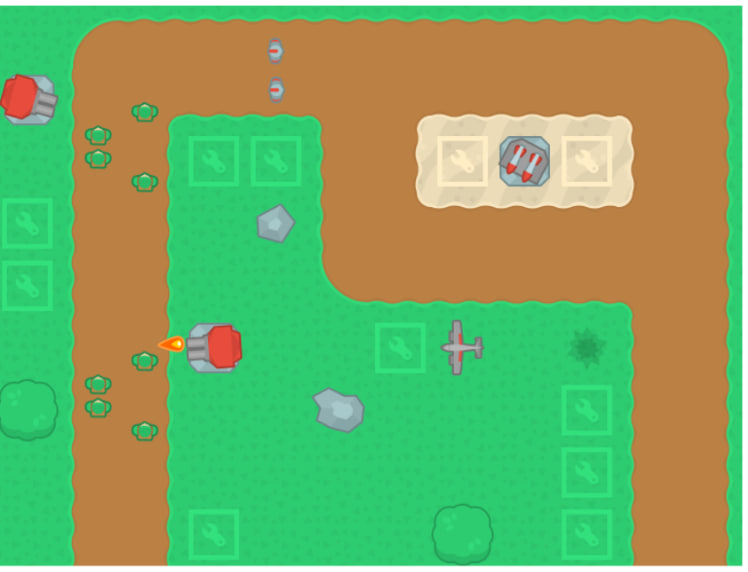
#> input picture kenney_tower-defense-top-down/smaple.jpg, 748 x 572 px, found by its file name
$ python improved_analysis.py
#> lines starting #> are read from the running program, lines starting #| are printed output that depends on the picture
import os
import numpy as np
from PIL import Image
import json

base_path = r"C:\Users\nikim\OneDrive\Desktop\proj4\kenney_tower-defense-top-down\PNG\Default size"
sample_path = r"C:\Users\nikim\OneDrive\Desktop\proj4\kenney_tower-defense-top-down\smaple.jpg"
output_path = r"C:\Users\nikim\OneDrive\Desktop\proj4\kenney_tower-defense-top-down\Sample_new.png"

# The sample image appears to be 748x572, which is approximately 11.7 x 8.9 tiles
# Let's use a different tile size that fits better
TILE_SIZE = 68  # 748/11 = 68

def load_all_tiles():
    """Load all tiles and create a dictionary"""
    tiles = {}
    for i in range(300):
        tile_path = os.path.join(base_path, f'towerDefense_tile{i:03d}.png')
        if os.path.exists(tile_path):
            tile = Image.open(tile_path).convert('RGBA')
            tile = tile.resize((TILE_SIZE, TILE_SIZE), Image.Resampling.LANCZOS)
            tiles[i] = np.array(tile)
    return tiles

def extract_tile_from_image(image, x, y, tile_size):
    """Extract a single tile from an image at grid position x, y"""
    left = x * tile_size
    top = y * tile_size
    right = min(left + tile_size, image.width)
    bottom = min(top + tile_size, image.height)

    tile = image.crop((left, top, right, bottom))

    # Pad if necessary
    if tile.width < tile_size or tile.height < tile_size:
        padded = Image.new('RGBA', (tile_size, tile_size), (0, 0, 0, 0))
        padded.paste(tile, (0, 0))
        tile = padded

    return np.array(tile.convert('RGBA'))

def calculate_similarity(tile1, tile2):
    """Calculate similarity between two tiles"""
    if tile1 is None or tile2 is None:
        return 0

    if tile1.shape != tile2.shape:
        return 0

    # Focus on RGB channels, ignore alpha for now
    diff = np.abs(tile1[:,:,:3].astype(float) - tile2[:,:,:3].astype(float))
    mse = np.mean(diff)

    # Convert to similarity
    similarity = np.exp(-mse / 50)  # Adjust scaling factor
    return similarity

def find_best_matching_tile(sample_tile, all_tiles):
    """Find the best matching tile from our tile set"""
    best_match = None
    best_similarity = 0

    for tile_num, tile_array in all_tiles.items():
        similarity = calculate_similarity(sample_tile, tile_array)
        if similarity > best_similarity:
            best_similarity = similarity
            best_match = tile_num

    return best_match, best_similarity

def analyze_and_recreate():
    """Analyze sample and create exact recreation"""
    print("Loading sample image...")
    sample = Image.open(sample_path)
#> sample is the input picture: PIL image 748x572 RGB; mean R, G, B 122.2, 171.5, 100.7
    print(f"Sample size: {sample.size}")
#| Sample size: (748, 572)

    print("Loading all tiles...")
    all_tiles = load_all_tiles()
    print(f"Loaded {len(all_tiles)} tiles")

    # Use 11x8 grid (most likely based on sample)
    grid_width = 11
    grid_height = 8
    actual_tile_w = sample.width / grid_width  # ~68
#> actual_tile_w = 68
    actual_tile_h = sample.height / grid_height  # ~71.5
#> actual_tile_h = 71.5

    print(f"Grid: {grid_width}x{grid_height}")
    print(f"Actual tile size: {actual_tile_w:.1f}x{actual_tile_h:.1f}")
#| Actual tile size: 68.0x71.5

    # Create output image
    output = Image.new('RGBA', (grid_width * 64, grid_height * 64), (76, 209, 55, 255))
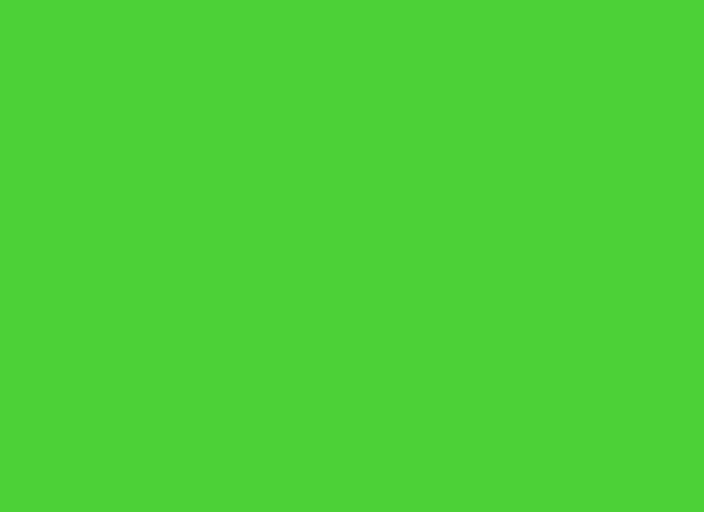
#> output: PIL image 704x512 RGBA; mean R, G, B, A 76, 209, 55, 255

    # Process each tile
    tile_map = []

    for y in range(grid_height):
        row = []
        for x in range(grid_width):
            # Extract from sample using actual tile dimensions
            left = int(x * actual_tile_w)
#> left = 0
            top = int(y * actual_tile_h)
#> top = 0
            right = min(int((x + 1) * actual_tile_w), sample.width)
#> right = 68
            bottom = min(int((y + 1) * actual_tile_h), sample.height)
#> bottom = 71

            tile_sample = sample.crop((left, top, right, bottom))
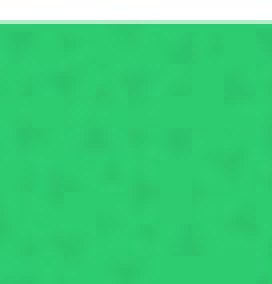
#> tile_sample: PIL image 68x71 RGB (shown 4 times larger); mean R, G, B 61.6, 206.6, 122.8
            tile_sample = tile_sample.resize((TILE_SIZE, TILE_SIZE), Image.Resampling.LANCZOS)
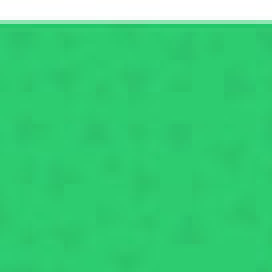
#> tile_sample: PIL image 68x68 RGB (shown 4 times larger); mean R, G, B 61.6, 206.6, 122.8
            sample_array = np.array(tile_sample.convert('RGBA'))

            best_tile, similarity = find_best_matching_tile(sample_array, all_tiles)
#> after the loop in find_best_matching_tile, `for tile_num, tile_array in all_tiles.items():`: best_similarity = 0
#> similarity = 0

            if best_tile is not None:
                # Place the best matching tile
                tile_path = os.path.join(base_path, f'towerDefense_tile{best_tile:03d}.png')
                if os.path.exists(tile_path):
                    tile_img = Image.open(tile_path).convert('RGBA')
                    tile_img = tile_img.resize((64, 64), Image.Resampling.LANCZOS)
                    output.paste(tile_img, (x * 64, y * 64), tile_img)

                    print(f"({x:2},{y}): Tile {best_tile:03d} [{similarity:.2f}]", end="  ")
                    if x == grid_width - 1:
                        print()  # New line at end of row

            row.append({'tile': best_tile, 'sim': round(similarity, 2)})
        tile_map.append(row)

    return output, tile_map

def calculate_overall_similarity(original_path, recreation_path):
    """Calculate overall similarity between two images"""
    orig = Image.open(original_path)
    rec = Image.open(recreation_path)

    # Resize recreation to match original
    rec = rec.resize(orig.size, Image.Resampling.LANCZOS)

    orig_array = np.array(orig.convert('RGB'))
    rec_array = np.array(rec.convert('RGB'))

    # Calculate pixel-wise similarity
    diff = np.abs(orig_array.astype(float) - rec_array.astype(float))
    mse = np.mean(diff)

    similarity = (1 - mse / 255) * 100

    return similarity

if __name__ == "__main__":
    print("=== Creating Tile-Perfect Recreation ===\n")

    recreation, tile_map = analyze_and_recreate()
#> tile_map = 8 items
    recreation.save(output_path)
    print(f"\nSaved to: {output_path}")

    # Calculate similarity
    similarity = calculate_overall_similarity(sample_path, output_path)
#> in calculate_overall_similarity, `rec = rec.resize(orig.size, Image.Resampling.LANCZOS)`:
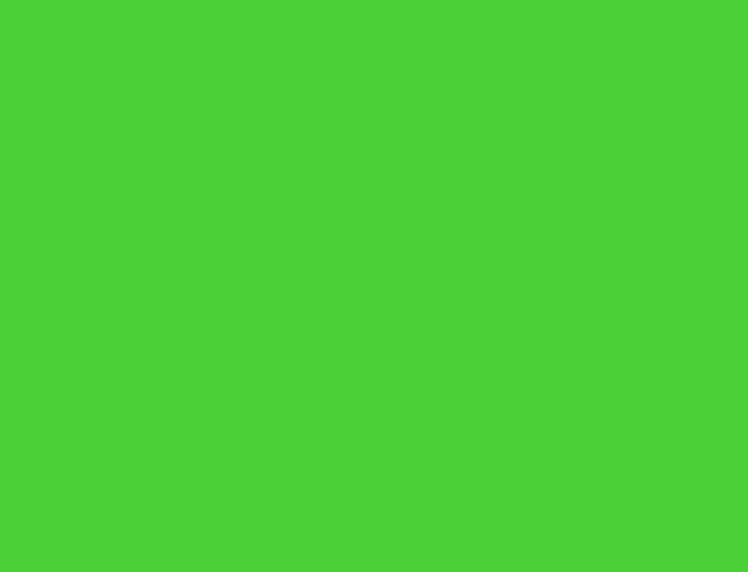
#> rec: PIL image 748x572 RGBA; mean R, G, B, A 76, 209, 55, 255
#> in calculate_overall_similarity, `diff = np.abs(orig_array.astype(float) - rec_array.astype(float))`:
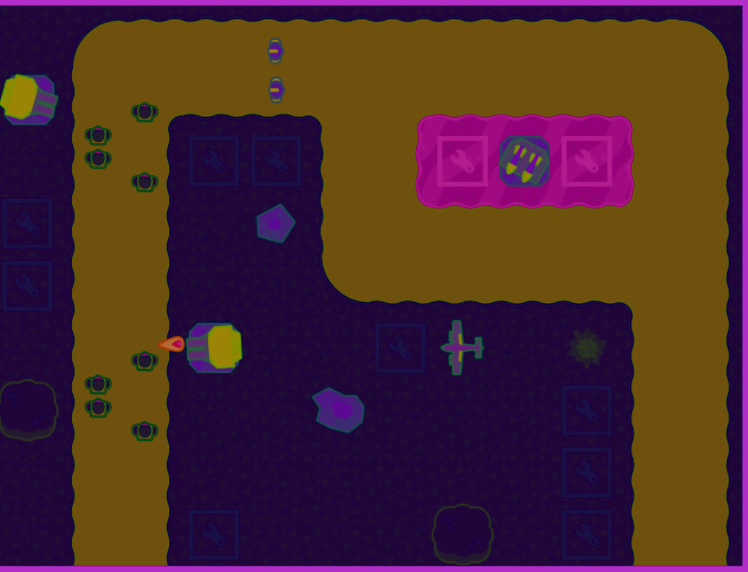
#> diff: shape (572, 748, 3) float64; mean R, G, B 74.8, 41.7, 45.7
#> in calculate_overall_similarity, `mse = np.mean(diff)`: mse = 54.07
#> in calculate_overall_similarity, `similarity = (1 - mse / 255) * 100`: similarity = 78.79
#> similarity = 78.79
    print(f"\nOverall similarity: {similarity:.1f}%")
#| Overall similarity: 78.8%

    # Save tile map
    with open('tile_map.json', 'w') as f:
        json.dump(tile_map, f, indent=2)
    print("Tile map saved to tile_map.json")
